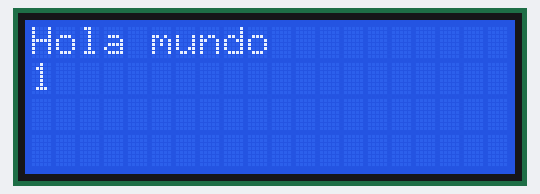
Simulated run of this sketch. Board: Arduino Uno, built with avr-gcc and run on an emulated ATmega328P. On the bench: 20×4 character LCD.

Above: at 0.1 s.
At 4.1 s:
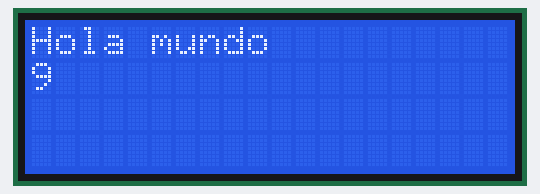
At 9.6 s:
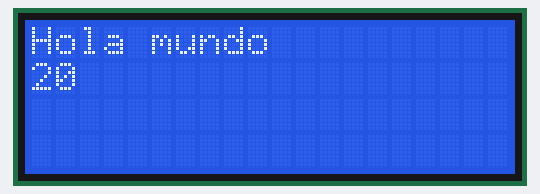
At 19.6 s:
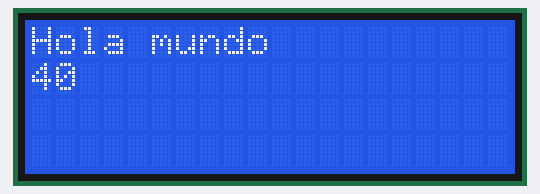
At 29.6 s:
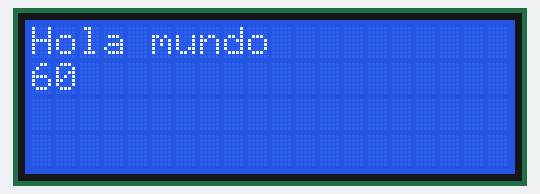
At 39.2 s:
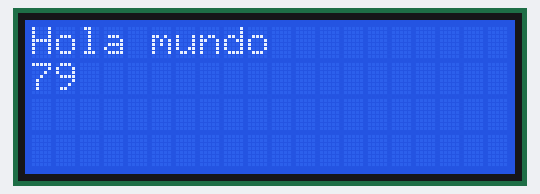

The sketch:

LCD-display.ino
```cpp
/********************************************************
 * Componente: Display LCD
 * Autora: Giulianna Torres Campodónico
 ********************************************************/
#include <LiquidCrystal.h> // include the library code

// associate any required LCD interface pins with the Arduino pin number to which they are connected
int rs= 12, e= 11, d4= 5, d5= 4, d6= 3, d7= 2;
int number= 1;

LiquidCrystal lcd(rs, e, d4, d5, d6, d7);

void setup() {
  lcd.begin(20, 4); // LCDs number of rows and columns
  lcd.print("Hola mundo");

}

void loop() {
  lcd.setCursor(0,1); // set the cursor to column 0, line 1 (the second row)
  lcd.print(number);
  number++;
  delay(500);

  //lcd.clear()

}
```

Measured:
- what the display in image 1 shows lasts 0.5 s, from 4.1 s to 4.6 s
